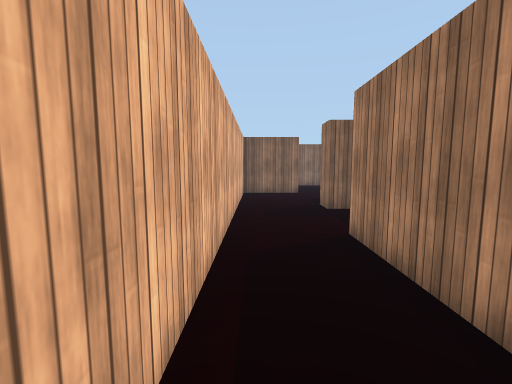
view 1 (above)

16 first-person views from a walk through a 3-D level made in the Unity game engine. The camera is 1.5 m above the floor, tilts 6° down and sees 90° across. The floor is counted in squares, 1 m on a side. Each view is taken from the middle of a square. On the plan, view 1 faces up. The plan holds only what a view shows up to about 13 squares ahead; the rest is blank. The player character is not drawn. Surface patterns are stand-ins for the level's own textures.

view 2
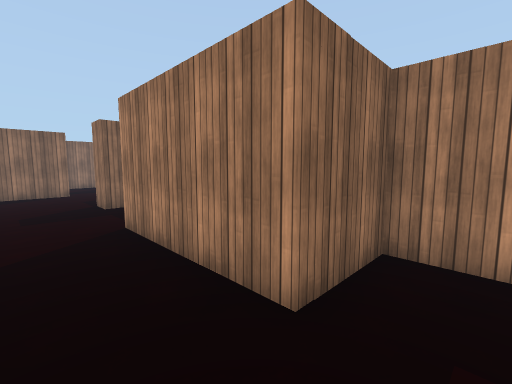

view 3
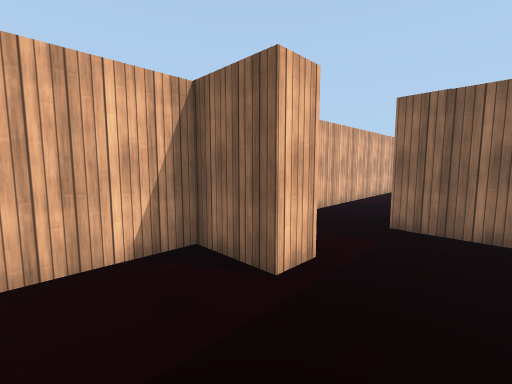

view 4
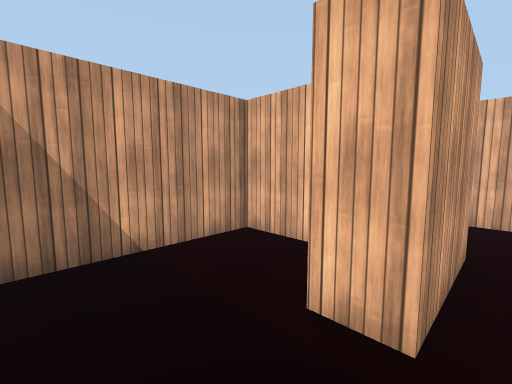

view 5
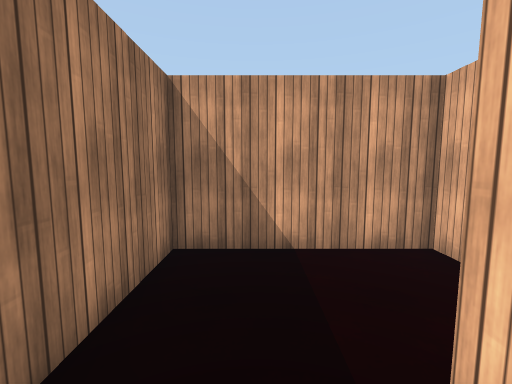

view 6
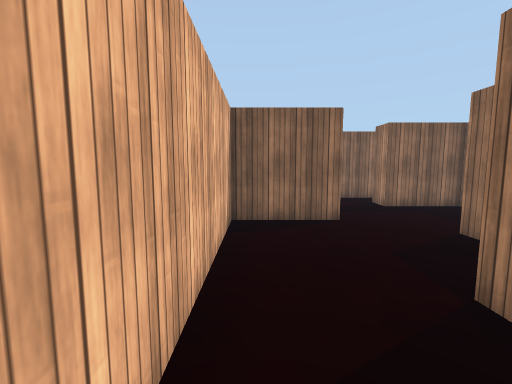

view 7
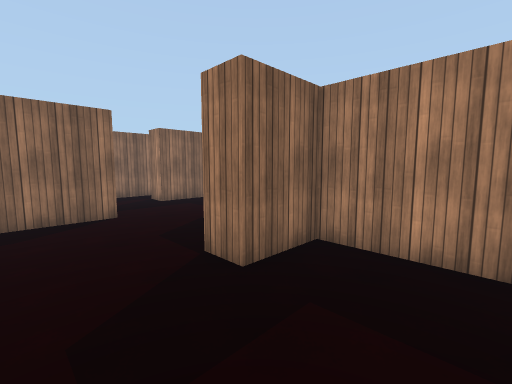

view 8
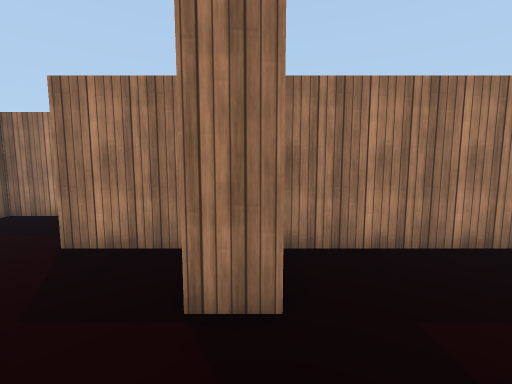

view 9
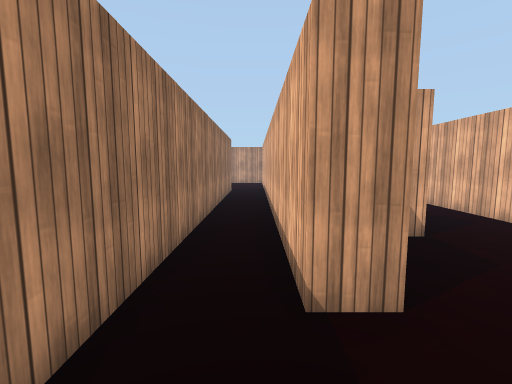

view 10
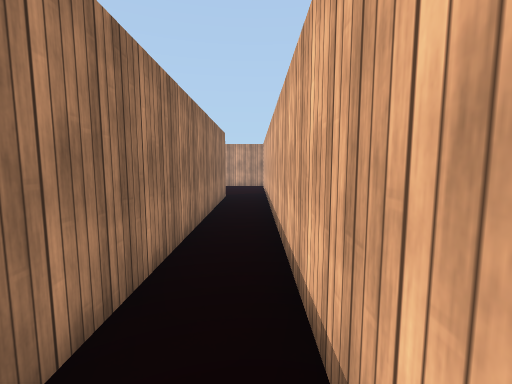

view 11
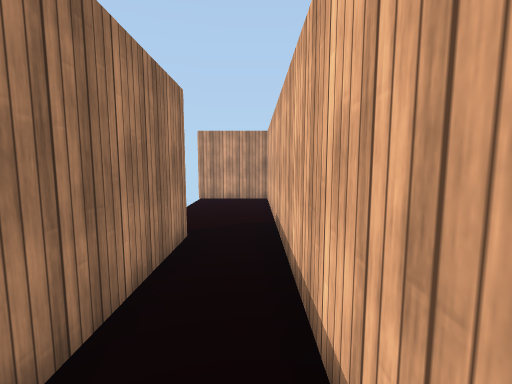

view 12
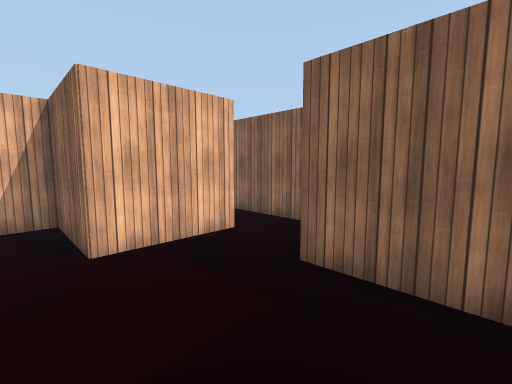

view 13
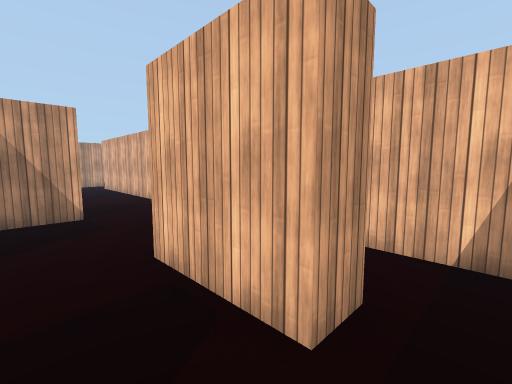

view 14
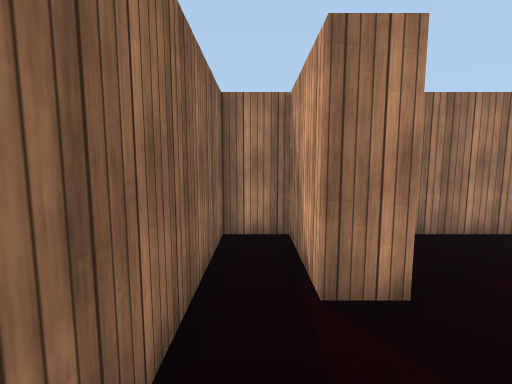

view 15
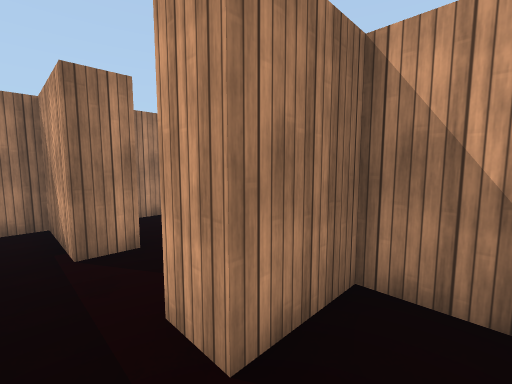

view 16
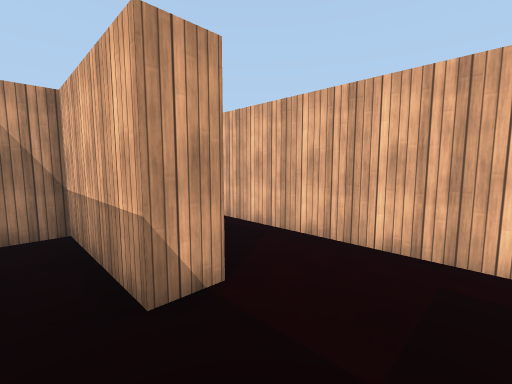

### Floor plan
Points are (right, up) in squares from view 1. A wall is a line through its corners. A room is listed if a view was taken in it or the views show most of it. See-through windows are left out.
Room 1 (views 1, 2, 3, 4, 5, 7)
walls: (4.5, -1.1) (4.5, 0.5) (2, 0.5) (2, 5.5); (-1.2, -2.4) (1.8, -2.4) (1.8, -3.4) (-0.2, -3.4) (-0.2, -6.5) (4.5, -6.5) (4.5, -3.4); (-0.7, 6.5) (-0.7, 0.5)
ways out: opening at (0.5, 6.5) to room 2; opening at (-1, -1.5)
Room 2 (views 6, 8, 9, 10, 11, 12, 16)
walls: (2, 5.5) (3, 5.5) (3, 1.5) (4.1, 1.5); (4.5, 4.4) (4.5, 8.7) (2.5, 8.7) (2.5, 9.7) (4.1, 9.7); (4.5, 10.2) (4.5, 12.5) (5.5, 12.5) (5.5, -5.9); (7.5, -0.4) (7.5, 16.3) (4.7, 16.3) (4.7, 17.3); (2.3, 16.9) (2.3, 13.9) (-0.7, 13.9) (-0.7, 6.5); (5.4, -6.5) (8.6, -6.5)
ways out: opening at (0.5, 6.5) to room 1; opening at (3.5, 16.5) to room 3
Room 3 (view 13)
walls: (4.7, 17.3) (7.5, 17.3) (7.5, 18.7) (2.6, 18.7)
ways out: opening at (3.5, 16.5) to room 2; opening at (1.5, 18) to room 4
Room 4 (views 14, 15)
walls: (-0.7, 18.1) (-0.7, 16.1); (2.6, 18.7) (0.1, 18.7); (-0.1, 14.9) (1.3, 14.9) (1.3, 16.9) (2.3, 16.9)
ways out: opening at (1.5, 18) to room 3

Where each view was taken, in squares from view 1:
view 1: 0 up, 0 right, facing up
view 2: 1 down, 0 right, facing up-right
view 3: 6 down, 4 right, facing up-left
view 4: 2 down, 4 right, facing down-left
view 5: 2 down, 3 right, facing down
view 6: 7 up, 0 right, facing up
view 7: 6 up, 0 right, facing up-right
view 8: 9 up, 0 right, facing right
view 9: 15 up, 6 right, facing down
view 10: 12 up, 6 right, facing down
view 11: 5 up, 6 right, facing down
view 12: 13 up, 7 right, facing up-left
view 13: 18 up, 4 right, facing down-left
view 14: 18 up, 2 right, facing right
view 15: 18 up, 0 right, facing down-right
view 16: 8 up, 4 right, facing down-left
